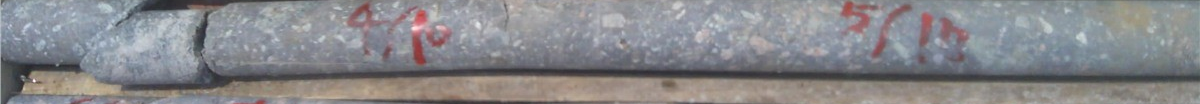
#> input picture 6.png, 1200 x 104 px
$ python fillCrack.py
#> lines starting #> are read from the running program, lines starting #| are printed output that depends on the picture; after the words box and inside, x2 and y2 are one past the last pixel; in counts of white or black regions, pixels touching at a corner belong together
import numpy as np
import cv2
import pdb

img_path = '6.png'
img = cv2.imread(img_path)
#> img is the input picture: shape (104, 1200, 3); mean B, G, R 138.5, 135.4, 135.6
gray = cv2.cvtColor(img, cv2.COLOR_BGR2GRAY)
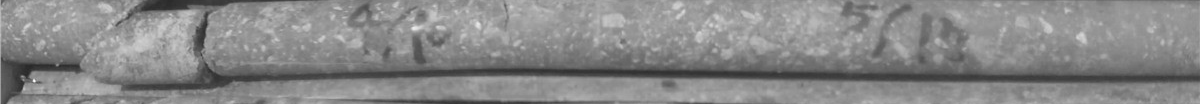
#> gray: shape (104, 1200); min 39, max 249, mean 135.8

detected_edges = cv2.GaussianBlur(gray, (3, 3), 0)
detected_edges = cv2.Canny(detected_edges, 1, 200, apertureSize=3)
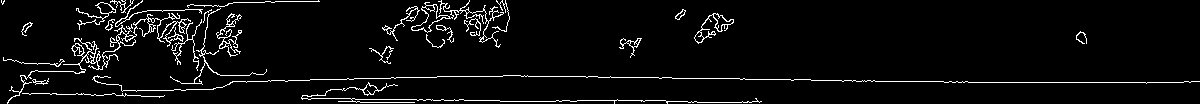
#> detected_edges: shape (104, 1200); 4.7% white in thin lines or dots

areaIndex = np.copy(detected_edges)
areaIndex[detected_edges == 0] = False
areaIndex[detected_edges == 255] = True
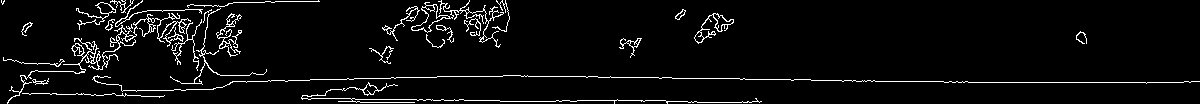
#> areaIndex: shape (104, 1200); values 0 (black) and 1 (white), 4.7% white in thin lines or dots

#create moving window
n,m  = detected_edges.shape[0], detected_edges.shape[1]
#> n = 104; m = 1200
# pdb.set_trace()
partNum = 500

#caculate the broken rate of each area
brokenRate = np.zeros(partNum)
for i in range(partNum):
    brokenRate[i] = sum(sum(areaIndex[:, m//partNum*i:m//partNum*(i+1)]))
#> after the loop, brokenRate = 500 values, max 48 at index 102, min 2 at index 381, mean 11.22

#replace 20% areas
sortedBrokenRate = np.copy(brokenRate)
#> sortedBrokenRate has the same summary as brokenRate
sortedBrokenRate.sort()
accpectRate = sortedBrokenRate[int(0.70 * len(sortedBrokenRate))]
#> accpectRate = 15
usedIndex = np.zeros(partNum)
for i in range(partNum):
    if brokenRate[i] > accpectRate:
        replaceIndex = i
        while replaceIndex < partNum - 5:
            if brokenRate[replaceIndex] < accpectRate and usedIndex[replaceIndex] == 0:
                usedIndex[replaceIndex] = 1
                break
            replaceIndex += 1
        # pdb.set_trace()
        img[:, m//partNum*i:m//partNum*(i+1)] = img[:, m//partNum*replaceIndex : m//partNum*(replaceIndex+1)]
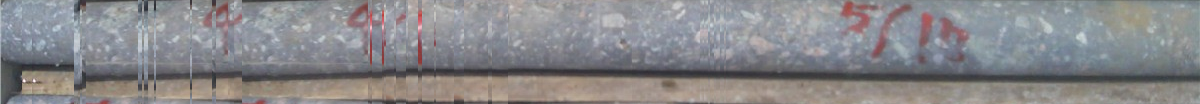
#> img: shape (104, 1200, 3); mean B, G, R 137.9, 135.4, 136.2
#> after the loop, usedIndex = 500 values, max 1 at index 16, min 0 at index 0, mean 0.278
# broken_area =

#remove dark areas
grayImg = cv2.GaussianBlur(gray, (3, 3), 0)
darkIndex = np.copy(grayImg)
darkIndex[grayImg <= 80] = False
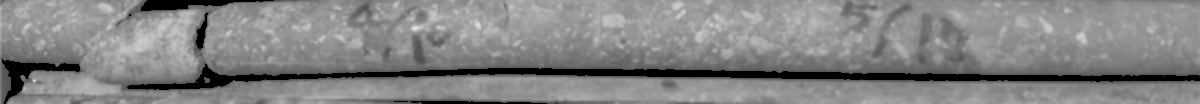
#> darkIndex: shape (104, 1200); min 0, max 230, mean 131.1
darkIndex[grayImg > 80] = True
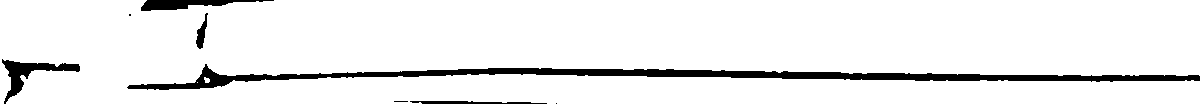
#> darkIndex: shape (104, 1200); values 0 (black) and 1 (white), 92.8% white; 8 black regions (3 under 20 px), largest, box (x1, y1, x2, y2) and area: (127, 64, 1200, 90) 6742, (2, 59, 80, 104) 938, (141, 0, 274, 11) 740, (410, 101, 547, 104) 297, (196, 13, 208, 49) 194
# pdb.set_trace()

colNum, lineNum = 50, 10
perCol, perLine = n//colNum, m//lineNum
#> perCol = 2; perLine = 120
darkRate = np.zeros((colNum, lineNum))
for i in range(colNum):
    for j in range(lineNum):
        darkRate[i, j] = sum(sum(darkIndex[i*perCol:(i+1)*perCol, j*perLine:(j+1)*perLine]))
pdb.set_trace()

sortedDarkRate = np.copy(darkRate)
sortedDarkRate.flatten()
sortedDarkRate.sort()
# accpectDarkRate = sortedDarkRate[0, int(0.9*len(sortedDarkRate[0]))]
#> (the run stopped early here; a loop or call above may not have finished)

$ run again, with 2.png copied over 6.png
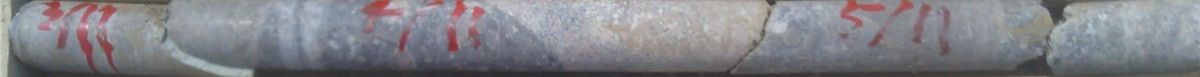
#> input picture 2.png, 1200 x 77 px
#> img is the input picture: shape (77, 1200, 3); mean B, G, R 135.5, 129.9, 129.8
#> `areaIndex[detected_edges == 255] = True`:
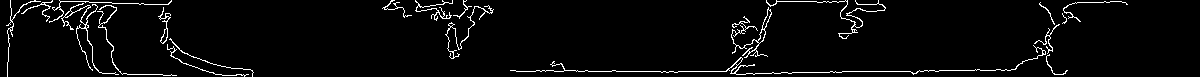
#> areaIndex: shape (77, 1200); values 0 (black) and 1 (white), 3.6% white in thin lines or dots
#> after the loop `for i in range(partNum):`: brokenRate = 500 values, max 43 at index 43, min 0 at index 0, mean 5.88
#> sortedBrokenRate has the same summary as brokenRate
#> accpectRate = 5
#> after the loop `for i in range(partNum):`: usedIndex = 500 values, max 1 at index 8, min 0 at index 0, mean 0.298
#> `darkIndex[grayImg > 80] = True`:
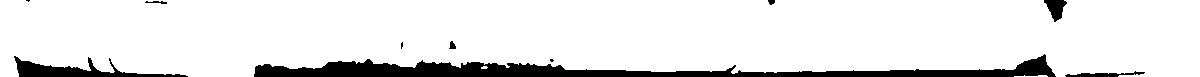
#> darkIndex: shape (77, 1200); values 0 (black) and 1 (white), 90.1% white; 10 black regions (3 under 20 px), largest, box (x1, y1, x2, y2) and area: (254, 54, 1056, 77) 7199, (14, 56, 188, 77) 1302, (1044, 0, 1067, 22) 292

$ run again, with 3.png copied over 6.png
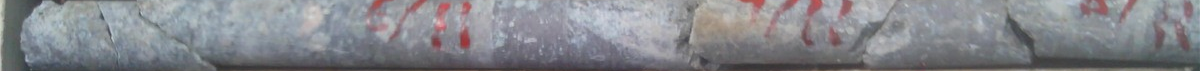
#> input picture 3.png, 1200 x 71 px
#> img is the input picture: shape (71, 1200, 3); mean B, G, R 139.1, 133.9, 132.6
#> `areaIndex[detected_edges == 255] = True`:
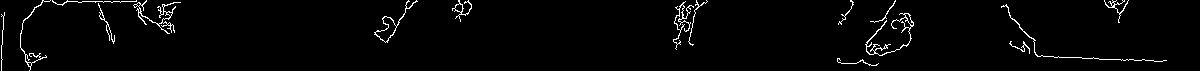
#> areaIndex: shape (71, 1200); values 0 (black) and 1 (white), 2.3% white in thin lines or dots
#> after the loop `for i in range(partNum):`: brokenRate = 500 values, max 32 at index 339, min 0 at index 3, mean 3.19
#> sortedBrokenRate has the same summary as brokenRate
#> accpectRate = 2
#> after the loop `for i in range(partNum):`: usedIndex = 500 values, max 1 at index 3, min 0 at index 0, mean 0.276
#> `darkIndex[grayImg > 80] = True`:
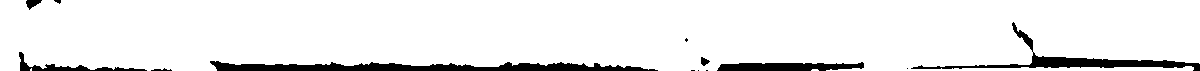
#> darkIndex: shape (71, 1200); values 0 (black) and 1 (white), 92.6% white; 13 black regions (6 under 20 px), largest, box (x1, y1, x2, y2) and area: (210, 61, 658, 71) 2733, (911, 22, 1200, 71) 1823, (717, 62, 864, 71) 1011
